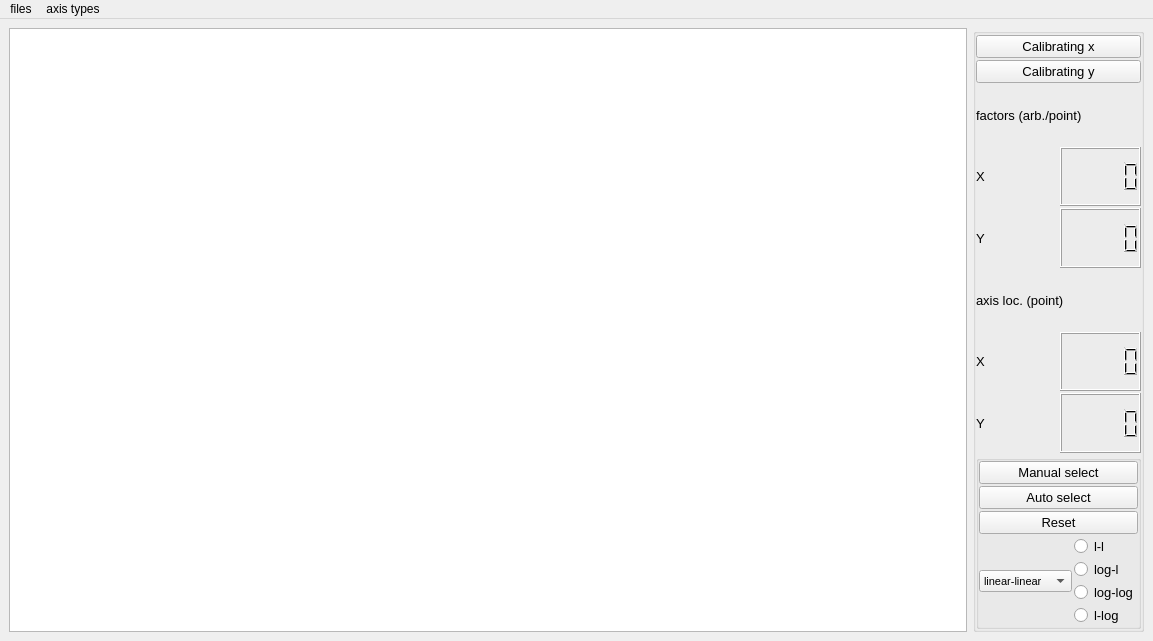
<?xml version="1.0" encoding="UTF-8"?>
<ui version="4.0">
 <class>GraDigwindow</class>
 <widget class="QMainWindow" name="GraDigwindow">
  <property name="geometry">
   <rect>
    <x>0</x>
    <y>0</y>
    <width>1153</width>
    <height>641</height>
   </rect>
  </property>
  <property name="windowTitle">
   <string>GraDigwindow</string>
  </property>
  <widget class="QWidget" name="centralwidget">
   <property name="enabled">
    <bool>true</bool>
   </property>
   <layout class="QGridLayout" name="gridLayout_2">
    <item row="0" column="0">
     <widget class="QGraphicsView" name="graphicsView"/>
    </item>
    <item row="0" column="1">
     <widget class="QGroupBox" name="groupBox">
      <property name="font">
       <font>
        <pointsize>10</pointsize>
       </font>
      </property>
      <layout class="QVBoxLayout" name="verticalLayout">
       <property name="spacing">
        <number>2</number>
       </property>
       <property name="sizeConstraint">
        <enum>QLayout::SetNoConstraint</enum>
       </property>
       <property name="leftMargin">
        <number>0</number>
       </property>
       <property name="topMargin">
        <number>1</number>
       </property>
       <property name="rightMargin">
        <number>0</number>
       </property>
       <property name="bottomMargin">
        <number>0</number>
       </property>
       <item>
        <widget class="QPushButton" name="xcalibrate">
         <property name="font">
          <font>
           <pointsize>10</pointsize>
          </font>
         </property>
         <property name="text">
          <string>Calibrating x</string>
         </property>
        </widget>
       </item>
       <item>
        <widget class="QPushButton" name="ycalibrate">
         <property name="font">
          <font>
           <pointsize>10</pointsize>
           <kerning>true</kerning>
          </font>
         </property>
         <property name="text">
          <string>Calibrating y</string>
         </property>
        </widget>
       </item>
       <item>
        <widget class="QLabel" name="label_2">
         <property name="enabled">
          <bool>true</bool>
         </property>
         <property name="font">
          <font>
           <pointsize>10</pointsize>
          </font>
         </property>
         <property name="text">
          <string>factors (arb./point)</string>
         </property>
        </widget>
       </item>
       <item>
        <layout class="QHBoxLayout" name="horizontalLayout">
         <item>
          <widget class="QLabel" name="label_3">
           <property name="font">
            <font>
             <pointsize>10</pointsize>
            </font>
           </property>
           <property name="text">
            <string>X</string>
           </property>
          </widget>
         </item>
         <item>
          <widget class="QLCDNumber" name="xfactor">
           <property name="font">
            <font>
             <pointsize>10</pointsize>
            </font>
           </property>
          </widget>
         </item>
        </layout>
       </item>
       <item>
        <layout class="QHBoxLayout" name="horizontalLayout_2">
         <item>
          <widget class="QLabel" name="label_4">
           <property name="font">
            <font>
             <pointsize>10</pointsize>
            </font>
           </property>
           <property name="text">
            <string>Y</string>
           </property>
          </widget>
         </item>
         <item>
          <widget class="QLCDNumber" name="yfactor">
           <property name="font">
            <font>
             <pointsize>10</pointsize>
            </font>
           </property>
          </widget>
         </item>
        </layout>
       </item>
       <item>
        <widget class="QLabel" name="label_7">
         <property name="font">
          <font>
           <pointsize>10</pointsize>
          </font>
         </property>
         <property name="text">
          <string>axis loc. (point) </string>
         </property>
        </widget>
       </item>
       <item>
        <layout class="QHBoxLayout" name="horizontalLayout_4">
         <item>
          <widget class="QLabel" name="label_10">
           <property name="font">
            <font>
             <pointsize>10</pointsize>
            </font>
           </property>
           <property name="text">
            <string>X</string>
           </property>
          </widget>
         </item>
         <item>
          <widget class="QLCDNumber" name="xbase">
           <property name="font">
            <font>
             <pointsize>10</pointsize>
            </font>
           </property>
          </widget>
         </item>
        </layout>
       </item>
       <item>
        <layout class="QHBoxLayout" name="horizontalLayout_5">
         <item>
          <widget class="QLabel" name="label_11">
           <property name="font">
            <font>
             <pointsize>10</pointsize>
            </font>
           </property>
           <property name="text">
            <string>Y</string>
           </property>
          </widget>
         </item>
         <item>
          <widget class="QLCDNumber" name="ybase">
           <property name="font">
            <font>
             <pointsize>10</pointsize>
            </font>
           </property>
          </widget>
         </item>
        </layout>
       </item>
       <item>
        <widget class="QGroupBox" name="groupBox1">
         <property name="font">
          <font>
           <pointsize>10</pointsize>
          </font>
         </property>
         <layout class="QVBoxLayout" name="verticalLayout_2">
          <property name="spacing">
           <number>2</number>
          </property>
          <property name="sizeConstraint">
           <enum>QLayout::SetNoConstraint</enum>
          </property>
          <property name="leftMargin">
           <number>0</number>
          </property>
          <property name="topMargin">
           <number>0</number>
          </property>
          <property name="rightMargin">
           <number>0</number>
          </property>
          <property name="bottomMargin">
           <number>0</number>
          </property>
          <item>
           <widget class="QPushButton" name="manual">
            <property name="minimumSize">
             <size>
              <width>80</width>
              <height>0</height>
             </size>
            </property>
            <property name="font">
             <font>
              <pointsize>10</pointsize>
             </font>
            </property>
            <property name="text">
             <string>Manual select</string>
            </property>
           </widget>
          </item>
          <item>
           <widget class="QPushButton" name="auto_2">
            <property name="font">
             <font>
              <pointsize>10</pointsize>
             </font>
            </property>
            <property name="text">
             <string>Auto select</string>
            </property>
           </widget>
          </item>
          <item>
           <widget class="QPushButton" name="resetButton">
            <property name="font">
             <font>
              <pointsize>10</pointsize>
             </font>
            </property>
            <property name="text">
             <string>Reset</string>
            </property>
           </widget>
          </item>
          <item>
           <layout class="QHBoxLayout" name="horizontalLayout_3">
            <item>
             <widget class="QComboBox" name="axistype_combobox">
              <property name="font">
               <font>
                <pointsize>8</pointsize>
               </font>
              </property>
              <item>
               <property name="text">
                <string>linear-linear</string>
               </property>
              </item>
              <item>
               <property name="text">
                <string>linear-log</string>
               </property>
              </item>
              <item>
               <property name="text">
                <string>log-linear</string>
               </property>
              </item>
              <item>
               <property name="text">
                <string>log-log graph</string>
               </property>
              </item>
             </widget>
            </item>
            <item>
             <layout class="QGridLayout" name="gridLayout">
              <item row="3" column="0">
               <widget class="QRadioButton" name="radioButton_2">
                <property name="text">
                 <string>l-log</string>
                </property>
               </widget>
              </item>
              <item row="1" column="0">
               <widget class="QRadioButton" name="radioButton_3">
                <property name="text">
                 <string>log-l</string>
                </property>
               </widget>
              </item>
              <item row="2" column="0">
               <widget class="QRadioButton" name="radioButton_4">
                <property name="text">
                 <string>log-log</string>
                </property>
               </widget>
              </item>
              <item row="0" column="0">
               <widget class="QRadioButton" name="radioButton">
                <property name="text">
                 <string>l-l</string>
                </property>
               </widget>
              </item>
             </layout>
            </item>
           </layout>
          </item>
         </layout>
        </widget>
       </item>
      </layout>
     </widget>
    </item>
   </layout>
  </widget>
  <widget class="QMenuBar" name="menubar">
   <property name="geometry">
    <rect>
     <x>0</x>
     <y>0</y>
     <width>1153</width>
     <height>29</height>
    </rect>
   </property>
   <widget class="QMenu" name="menufiles">
    <property name="title">
     <string>files</string>
    </property>
    <addaction name="actionsave"/>
    <addaction name="actionload"/>
   </widget>
   <widget class="QMenu" name="menuaxis_types">
    <property name="title">
     <string>axis types</string>
    </property>
    <addaction name="actionl_l"/>
    <addaction name="actionlog_l"/>
    <addaction name="actionl_log"/>
    <addaction name="actionlog_log"/>
   </widget>
   <addaction name="menufiles"/>
   <addaction name="menuaxis_types"/>
  </widget>
  <action name="actionload_graph">
   <property name="text">
    <string>load graph</string>
   </property>
  </action>
  <action name="actionsave">
   <property name="text">
    <string>save</string>
   </property>
  </action>
  <action name="actionload">
   <property name="text">
    <string>load</string>
   </property>
  </action>
  <action name="actionsave_graph">
   <property name="text">
    <string>save graph</string>
   </property>
  </action>
  <action name="actionl_l">
   <property name="text">
    <string>l-l</string>
   </property>
  </action>
  <action name="actionl_log">
   <property name="text">
    <string>l-log</string>
   </property>
  </action>
  <action name="actionlog_l">
   <property name="text">
    <string>log-l</string>
   </property>
  </action>
  <action name="actionlog_log">
   <property name="text">
    <string>log-log</string>
   </property>
  </action>
 </widget>
 <resources/>
 <connections/>
</ui>
